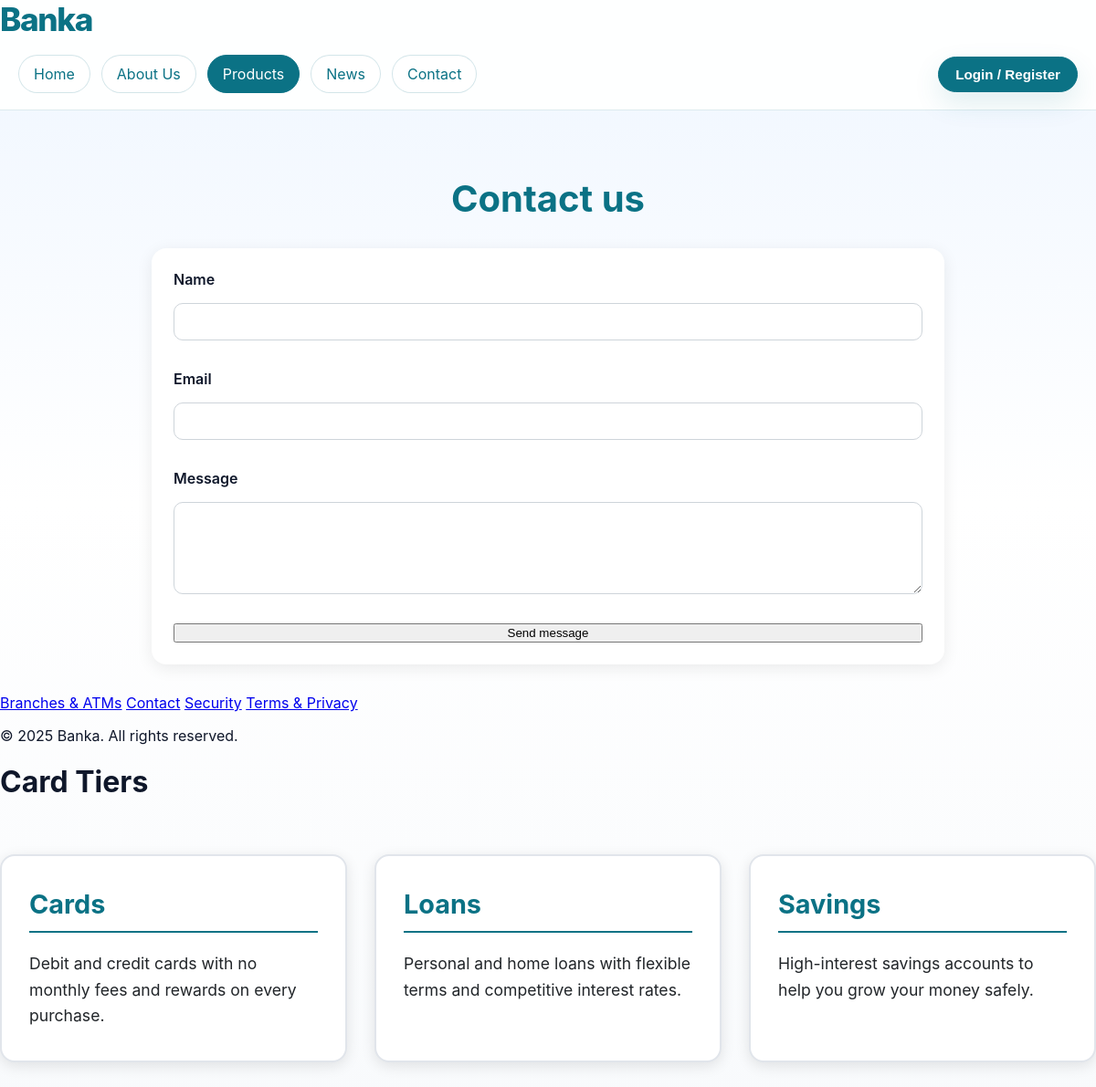
/cards.php, run on the app's committed database.
### tables this page shows
CREATE TABLE IF NOT EXISTS `products` (
  `id` INT UNSIGNED NOT NULL AUTO_INCREMENT,
  `title` VARCHAR(150) NOT NULL,
  `description` TEXT NOT NULL,
  `image_url` VARCHAR(255) DEFAULT NULL,
  `created_at` TIMESTAMP NOT NULL DEFAULT CURRENT_TIMESTAMP,
  PRIMARY KEY (`id`)
);

### config.php (called while the page is built, shortened)
<?php
require_once __DIR__ . '/classes/PageContent.php';
require_once __DIR__ . '/classes/Contact.php';
try {
    $database = Database::getInstance();
    $pdo = $database->getConnection();
} catch (PDOException $e) {
    die('Database connection failed: ' . htmlspecialchars($e->getMessage()));
}
$pageModel = new PageContent($pdo);

### classes/PageContent.php (called while the page is built, shortened)
<?php
class PageContent
{
    private $pdo;
    public function __construct($pdo)
    {
        $this->pdo = $pdo;
    }
    public function getProducts()
    {
        $stmt = $this->pdo->query('SELECT * FROM products ORDER BY created_at DESC');
        return $stmt->fetchAll();
    }
}

### cards.php (the view, shortened to what this page needs)
<?php
require_once 'config.php';
$products = $pageModel->getProducts();
require_once 'header.php';
?>
<h1>Card Tiers</h1>
<div class="cardContainer">
    <?php foreach ($products as $product): ?>
        <div class="cards">
            <h2><?php echo htmlspecialchars($product['title']); ?></h2>
            <p><?php echo htmlspecialchars($product['description']); ?></p>
        </div>
    <?php endforeach; ?>
</div>
<?php require_once 'footer.php';

### style.css (style rules this page uses)
* { box-sizing: border-box; }
body { color: #0f172a; background: linear-gradient(180deg, #eff6ff 0%, #ffffff 45%, #f8fafc 100%); margin: 0; font-family: 'Inter', system-ui, -apple-system, BlinkMacSystemFont, 'Segoe UI', sans-serif; }
.cardContainer { display: grid; grid-template-columns: repeat(auto-fit, minmax(280px, 1fr)); gap: 30px; margin: 40px 0; padding: 20px 0; }
.cards { background: #FFFFFF; border: 2px solid #E1E5EB; border-radius: 16px; padding: 35px 30px; box-shadow: 0 4px 15px rgba(0, 0, 0, 0.1); transition: all 0.4s ease; min-height: 220px; display: flex; flex-direction: column; justify-content: flex-start; }
.cards h2 { color: #0B7285; font-size: 1.8rem; margin: 0 0 20px 0; font-weight: bold; border-bottom: 2px solid #0B7285; padding-bottom: 12px; }
.cards p { color: #212529; font-size: 1.1rem; line-height: 1.6; margin: 0; flex-grow: 1; }

### data on the page
products: title "Cards", description "Debit and credit cards with no monthly fees and rewards on every purchase."
products: title "Loans", description "Personal and home loans with flexible terms and competitive interest rates."
products: title "Savings", description "High-interest savings accounts to help you grow your money safely."
